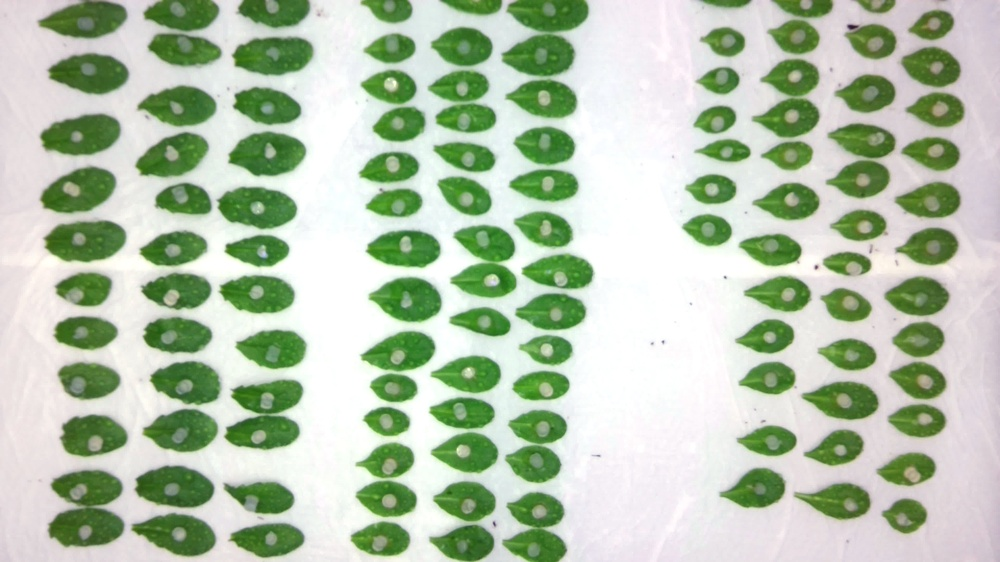
#> input picture src/INFEST/data/atha/0.jpg, 1000 x 562 px, shrunk from 3840 x 2160 before the run
$ python -i mask.py   (imports and definitions only)
#> lines starting #> are read from the running program, lines starting #| are printed output that depends on the picture; after the words box and inside, x2 and y2 are one past the last pixel; in counts of white or black regions, pixels touching at a corner belong together
#!/usr/bin/env python3

import numpy as np
from scipy import ndimage as ndi


__names__ = ["watershed_mask", "threshold_mask", "otsu_mask", "original_mask", "OTSUException"]


class OTSUException(Exception):

    """ This just makes catching it easier """

    def __init__(self, e):
        self.e = e
        return


def watershed_mask(
    img,
    min_object_size: int = 500,
    orig: np.ndarray | None = None
):
#> called with min_object_size = 500
    from skimage.color import rgb2gray
    from skimage.exposure import histogram
    from skimage.filters import sobel, threshold_multiotsu
    from skimage.morphology import remove_small_objects
    from skimage.segmentation import watershed

    try:
        gr = rgb2gray(img)
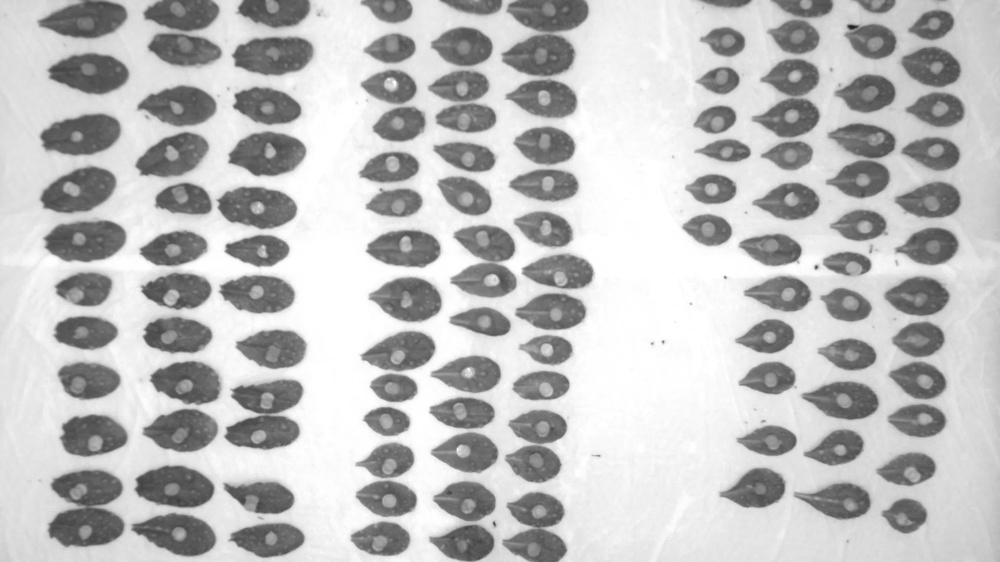
#> gr: shape (562, 1000) float64; min 0.114, max 1, mean 0.747
    except ValueError:
        gr = img

    if orig is not None:
        try:
            grorig = rgb2gray(orig)
        except:
            grorig = orig
        hist = histogram(grorig)
    else:
        hist = histogram(gr)

    elevation_map = sobel(gr)
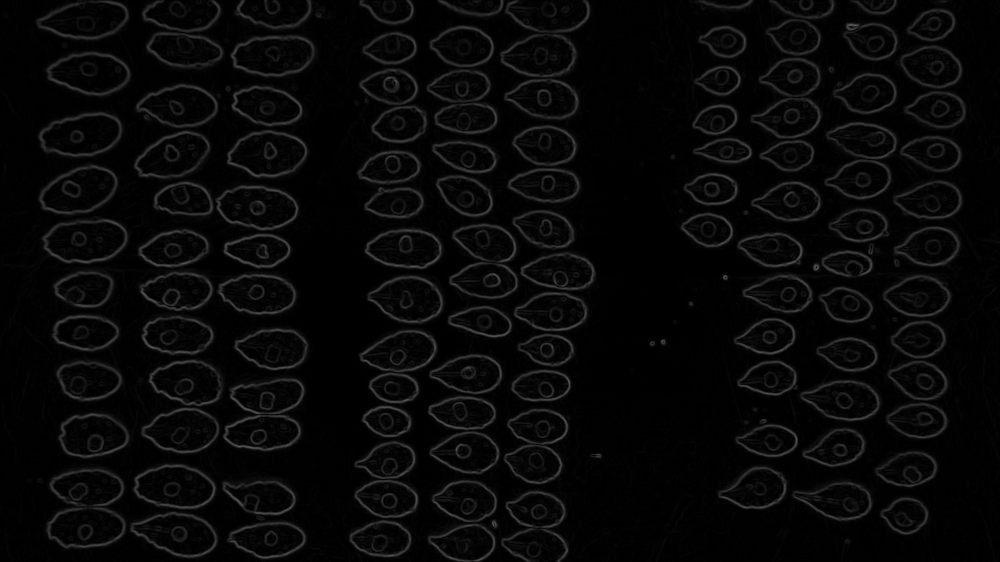
#> elevation_map: shape (562, 1000) float64; min 0, max 0.357, mean 0.0326

    try:
        thresholds = threshold_multiotsu(gr, hist=hist)
#> thresholds = [0.617, 0.877]
    except ValueError as e:
        if str(e).startswith("After discretization into bins, the input image has only 1 different values."):
            raise OTSUException(e)
        else:
            raise e

    markers = np.zeros_like(elevation_map, dtype=int)
    markers[gr < thresholds[0]] = 1
    markers[gr > thresholds[1]] = 2

    seg = watershed(elevation_map, markers)
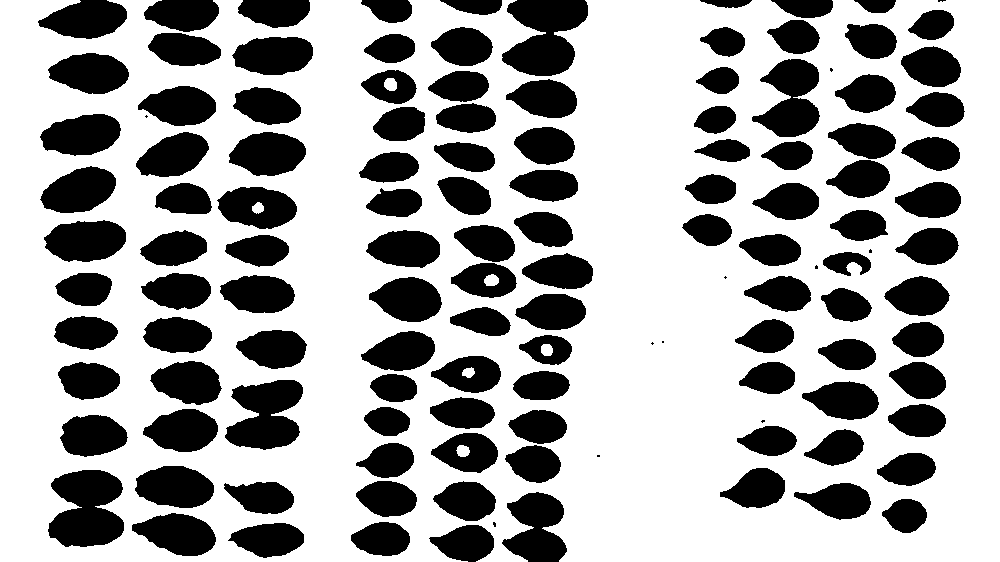
#> seg: shape (562, 1000) int64; values 1 (black) and 2 (white), 65.8% white; 126 black regions (11 under 20 px), largest, box (x1, y1, x2, y2) and area: (502, 0, 588, 76) 4389, (48, 470, 124, 547) 4378, (225, 380, 303, 450) 3757

    mask = remove_small_objects(
        ndi.binary_fill_holes(1 - (seg - 1)),
        min_object_size
    )
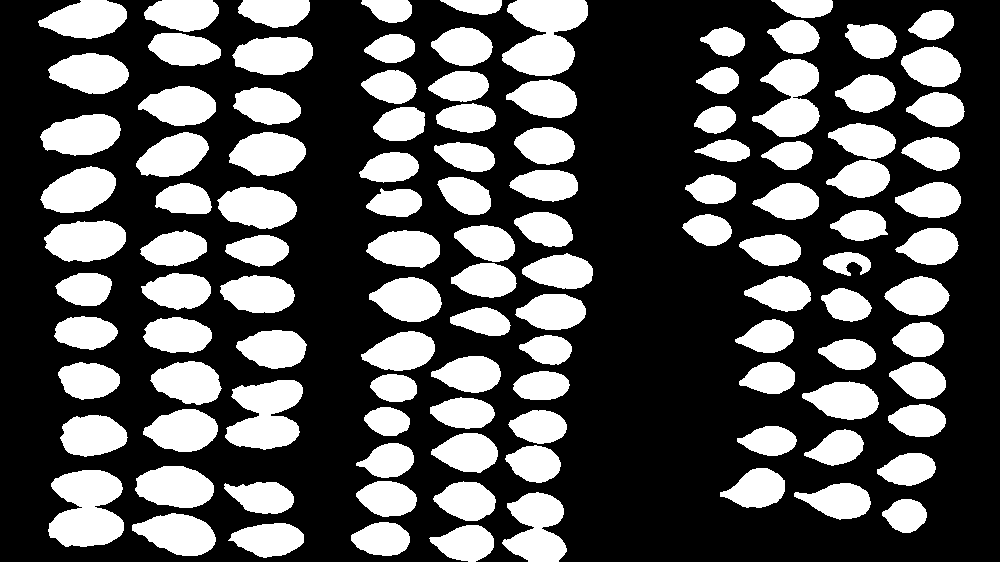
#> mask: shape (562, 1000) bool; 34.2% white; 113 white regions, largest, box (x1, y1, x2, y2) and area: (502, 0, 588, 76) 4389, (48, 470, 124, 547) 4378, (225, 380, 303, 450) 3757

    mask[np.isnan(gr)] = True
    return mask


# [51 lines left out: functions threshold_mask, otsu_mask, original_mask, not called in this run]

>>> import cv2
>>> picture = cv2.cvtColor(cv2.imread('data/atha/0.jpg'), cv2.COLOR_BGR2RGB)
>>> result = watershed_mask(picture)
